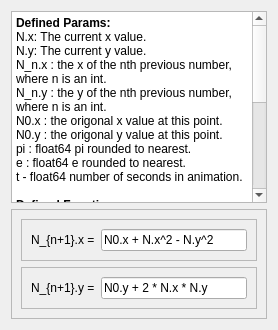
             <widget class="QWidget" name="tab_5">
              <attribute name="title">
               <string>Transformation Matrix</string>
              </attribute>
              <layout class="QVBoxLayout" name="verticalLayout_3">
               <item>
                <widget class="QTextBrowser" name="textBrowser_4">
                 <property name="html">
                  <string>&lt;!DOCTYPE HTML PUBLIC &quot;-//W3C//DTD HTML 4.0//EN&quot; &quot;http://www.w3.org/TR/REC-html40/strict.dtd&quot;&gt;
&lt;html&gt;&lt;head&gt;&lt;meta name=&quot;qrichtext&quot; content=&quot;1&quot; /&gt;&lt;meta charset=&quot;utf-8&quot; /&gt;&lt;style type=&quot;text/css&quot;&gt;
p, li { white-space: pre-wrap; }
hr { height: 1px; border-width: 0; }
li.unchecked::marker { content: &quot;\2610&quot;; }
li.checked::marker { content: &quot;\2612&quot;; }
&lt;/style&gt;&lt;/head&gt;&lt;body style=&quot; font-family:'Segoe UI'; font-size:9pt; font-weight:400; font-style:normal;&quot;&gt;
&lt;p style=&quot; margin-top:0px; margin-bottom:0px; margin-left:0px; margin-right:0px; -qt-block-indent:0; text-indent:0px;&quot;&gt;&lt;span style=&quot; font-weight:700;&quot;&gt;Defined Params:&lt;/span&gt;&lt;/p&gt;
&lt;p style=&quot; margin-top:0px; margin-bottom:0px; margin-left:0px; margin-right:0px; -qt-block-indent:0; text-indent:0px;&quot;&gt;N.x: The current x value.&lt;/p&gt;
&lt;p style=&quot; margin-top:0px; margin-bottom:0px; margin-left:0px; margin-right:0px; -qt-block-indent:0; text-indent:0px;&quot;&gt;N.y: The current y value.&lt;/p&gt;
&lt;p style=&quot; margin-top:0px; margin-bottom:0px; margin-left:0px; margin-right:0px; -qt-block-indent:0; text-indent:0px;&quot;&gt;N_n.x : the x of the nth previous number, where n is an int.&lt;/p&gt;
&lt;p style=&quot; margin-top:0px; margin-bottom:0px; margin-left:0px; margin-right:0px; -qt-block-indent:0; text-indent:0px;&quot;&gt;N_n.y : the y of the nth previous number, where n is an int.&lt;/p&gt;
&lt;p style=&quot; margin-top:0px; margin-bottom:0px; margin-left:0px; margin-right:0px; -qt-block-indent:0; text-indent:0px;&quot;&gt;N0.x : the origonal x value at this point.&lt;/p&gt;
&lt;p style=&quot; margin-top:0px; margin-bottom:0px; margin-left:0px; margin-right:0px; -qt-block-indent:0; text-indent:0px;&quot;&gt;N0.y : the origonal y value at this point.&lt;/p&gt;
&lt;p style=&quot; margin-top:0px; margin-bottom:0px; margin-left:0px; margin-right:0px; -qt-block-indent:0; text-indent:0px;&quot;&gt;pi : float64 pi rounded to nearest.&lt;/p&gt;
&lt;p style=&quot; margin-top:0px; margin-bottom:0px; margin-left:0px; margin-right:0px; -qt-block-indent:0; text-indent:0px;&quot;&gt;e : float64 e rounded to nearest.&lt;/p&gt;
&lt;p style=&quot; margin-top:0px; margin-bottom:0px; margin-left:0px; margin-right:0px; -qt-block-indent:0; text-indent:0px;&quot;&gt;t - float64 number of seconds in animation.&lt;/p&gt;
&lt;p style=&quot;-qt-paragraph-type:empty; margin-top:0px; margin-bottom:0px; margin-left:0px; margin-right:0px; -qt-block-indent:0; text-indent:0px;&quot;&gt;&lt;br /&gt;&lt;/p&gt;
&lt;p style=&quot; margin-top:0px; margin-bottom:0px; margin-left:0px; margin-right:0px; -qt-block-indent:0; text-indent:0px;&quot;&gt;&lt;span style=&quot; font-weight:700;&quot;&gt;Defined Functions:&lt;/span&gt;&lt;/p&gt;
&lt;p style=&quot; margin-top:0px; margin-bottom:0px; margin-left:0px; margin-right:0px; -qt-block-indent:0; text-indent:0px;&quot;&gt;+ : binary addition.&lt;/p&gt;
&lt;p style=&quot; margin-top:0px; margin-bottom:0px; margin-left:0px; margin-right:0px; -qt-block-indent:0; text-indent:0px;&quot;&gt;- : binary subtraction.&lt;/p&gt;
&lt;p style=&quot; margin-top:0px; margin-bottom:0px; margin-left:0px; margin-right:0px; -qt-block-indent:0; text-indent:0px;&quot;&gt;* : binary multiplication.&lt;/p&gt;
&lt;p style=&quot; margin-top:0px; margin-bottom:0px; margin-left:0px; margin-right:0px; -qt-block-indent:0; text-indent:0px;&quot;&gt;/ : binary divide.&lt;/p&gt;
&lt;p style=&quot; margin-top:0px; margin-bottom:0px; margin-left:0px; margin-right:0px; -qt-block-indent:0; text-indent:0px;&quot;&gt;^ : binary power.&lt;/p&gt;
&lt;p style=&quot;-qt-paragraph-type:empty; margin-top:0px; margin-bottom:0px; margin-left:0px; margin-right:0px; -qt-block-indent:0; text-indent:0px;&quot;&gt;&lt;br /&gt;&lt;/p&gt;
&lt;p style=&quot; margin-top:0px; margin-bottom:0px; margin-left:0px; margin-right:0px; -qt-block-indent:0; text-indent:0px;&quot;&gt;sin( ... ) : measured in radians &lt;/p&gt;
&lt;p style=&quot; margin-top:0px; margin-bottom:0px; margin-left:0px; margin-right:0px; -qt-block-indent:0; text-indent:0px;&quot;&gt;cos( ... ) : measured in radians&lt;/p&gt;
&lt;p style=&quot;-qt-paragraph-type:empty; margin-top:0px; margin-bottom:0px; margin-left:0px; margin-right:0px; -qt-block-indent:0; text-indent:0px;&quot;&gt;&lt;br /&gt;&lt;/p&gt;
&lt;p style=&quot; margin-top:0px; margin-bottom:0px; margin-left:0px; margin-right:0px; -qt-block-indent:0; text-indent:0px;&quot;&gt;round( ... ) : round to nearest&lt;/p&gt;
&lt;p style=&quot; margin-top:0px; margin-bottom:0px; margin-left:0px; margin-right:0px; -qt-block-indent:0; text-indent:0px;&quot;&gt;floor( ... ) : round down&lt;/p&gt;
&lt;p style=&quot; margin-top:0px; margin-bottom:0px; margin-left:0px; margin-right:0px; -qt-block-indent:0; text-indent:0px;&quot;&gt;ceil( ... ) : round up&lt;/p&gt;
&lt;p style=&quot; margin-top:0px; margin-bottom:0px; margin-left:0px; margin-right:0px; -qt-block-indent:0; text-indent:0px;&quot;&gt;n % m : modulo&lt;/p&gt;
&lt;p style=&quot;-qt-paragraph-type:empty; margin-top:0px; margin-bottom:0px; margin-left:0px; margin-right:0px; -qt-block-indent:0; text-indent:0px;&quot;&gt;&lt;br /&gt;&lt;/p&gt;&lt;/body&gt;&lt;/html&gt;</string>
                 </property>
                </widget>
               </item>
               <item>
                <widget class="QFrame" name="frame_6">
                 <property name="frameShape">
                  <enum>QFrame::StyledPanel</enum>
                 </property>
                 <property name="frameShadow">
                  <enum>QFrame::Raised</enum>
                 </property>
                 <layout class="QVBoxLayout" name="verticalLayout_2">
                  <item>
                   <widget class="QFrame" name="frame_4">
                    <property name="frameShape">
                     <enum>QFrame::StyledPanel</enum>
                    </property>
                    <property name="frameShadow">
                     <enum>QFrame::Raised</enum>
                    </property>
                    <layout class="QHBoxLayout" name="horizontalLayout_3">
                     <item>
                      <widget class="QLabel" name="label_4">
                       <property name="text">
                        <string>N_{n+1}.x =</string>
                       </property>
                      </widget>
                     </item>
                     <item>
                      <widget class="QLineEdit" name="LineEdit_MatrixX">
                       <property name="text">
                        <string>N0.x + N.x^2 - N.y^2</string>
                       </property>
                      </widget>
                     </item>
                    </layout>
                   </widget>
                  </item>
                  <item>
                   <widget class="QFrame" name="frame_5">
                    <property name="frameShape">
                     <enum>QFrame::StyledPanel</enum>
                    </property>
                    <property name="frameShadow">
                     <enum>QFrame::Raised</enum>
                    </property>
                    <layout class="QHBoxLayout" name="horizontalLayout_4">
                     <item>
                      <widget class="QLabel" name="label_5">
                       <property name="text">
                        <string>N_{n+1}.y =</string>
                       </property>
                      </widget>
                     </item>
                     <item>
                      <widget class="QLineEdit" name="LineEdit_MatrixY">
                       <property name="text">
                        <string>N0.y + 2 * N.x * N.y</string>
                       </property>
                      </widget>
                     </item>
                    </layout>
                   </widget>
                  </item>
                 </layout>
                </widget>
               </item>
              </layout>
             </widget>
